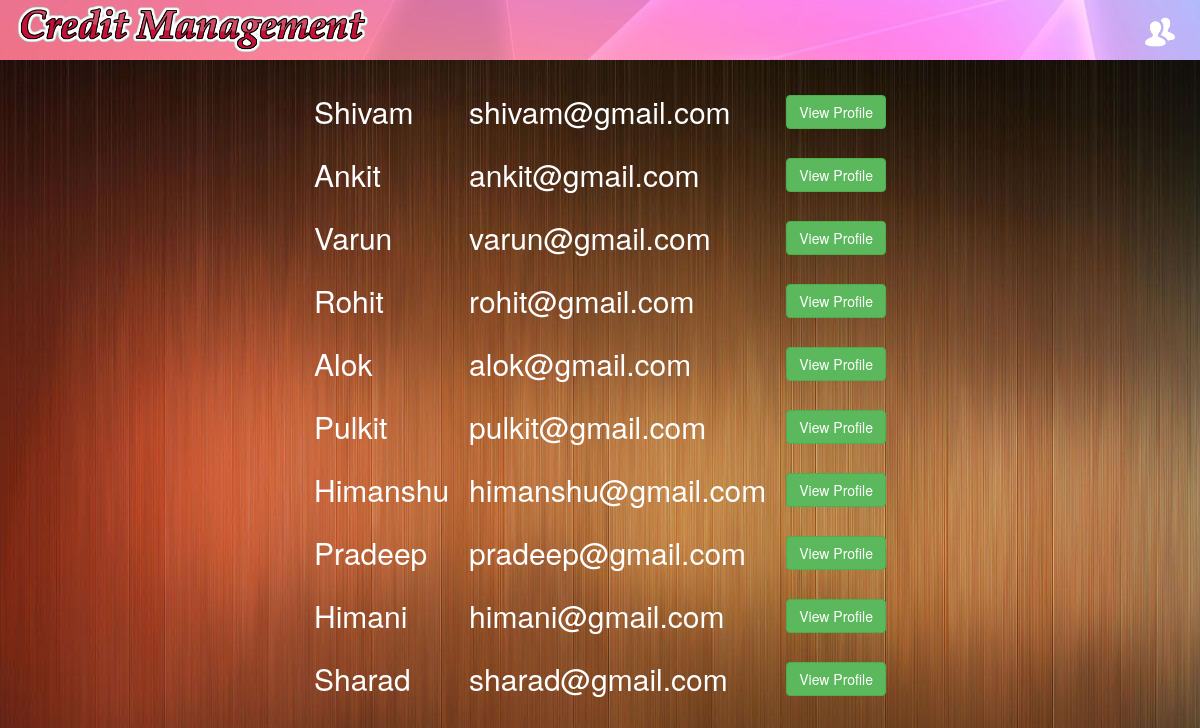
Page /member/ on the committed database.
### Manage/models.py (models this page shows, shortened)
class emp(models.Model):
	name=models.CharField(max_length=30)
	age=models.IntegerField()
	gender=models.CharField(max_length=6)
	email=models.CharField(max_length=50)
	phone=models.IntegerField()
	credit=models.IntegerField()

### Manage/views.py (the view)
# urls.py: url(r'^member/',views.member,name='member'),
def member(request):
    cont={}
    contt={}
    us=emp.objects.all()
    for i in us:
        cont={i.id:{'id':i.id,'name':i.name,'email':i.email}}
        contt.update(cont)
    return render(request,'Manage/member.html',contt)

### Manage/templates/Manage/member.html (shortened to what this page needs)
{% load staticfiles %}
<HTML>
    <HEAD>
        <link rel="stylesheet" href="{% static 'css/dashboard.css' %}">
        <link rel="stylesheet" href="https://maxcdn.bootstrapcdn.com/bootstrap/3.3.7/css/bootstrap.min.css">
    </HEAD>
    <BODY background="{% static '/images/back3.JPG' %}">
          {% include 'Manage/initials/navbar.html' %}
          <div class="container-field">
            <br>
              <table style="font-size:  30; color: white;" align="center" >
                <tr>
                    <td style="padding: 10px;">
                        {% if 1 %}
                            {{ 1.name }}
                        {% endif  %}
                    </td>
                    <td style="padding: 10px;">
                        {% if 1 %}
                            {{ 1.email }}
                        {% endif  %}
                    </td>
                    <td style="padding: 10px;">
                        <button name="next" class="btn action-button btn-success" id="sub1" align="center">View Profile</button>
                    </td>
                </tr>
                <tr>
                    <td style="padding: 10px;">
                        {% if 2 %}
                            {{ 2.name }}
                        {% endif  %}
                    </td>
                    <td style="padding: 10px;">
                        {% if 2 %}
                            {{ 2.email }}
                        {% endif  %}
                    </td>
                    <td style="padding: 10px;">
                        <button name="next" class="btn action-button btn-success" id="sub2" align="center">View Profile</button>
                    </td>
                </tr>
                <tr>
                    <td style="padding: 10px;">
                        {% if 3 %}
                            {{ 3.name }}
                        {% endif  %}
                    </td>
                    <td style="padding: 10px;">
                        {% if 3 %}
                            {{ 3.email }}
                        {% endif  %}
                    </td>
                    <td style="padding: 10px;">
                        <button name="next" class="btn action-button btn-success" id="sub3" align="center">View Profile</button>
                    </td>
                </tr>
                <tr>
                    <td style="padding: 10px;">
                        {% if 4 %}
                            {{ 4.name }}
                        {% endif  %}
                    </td>
                    <td style="padding: 10px;">
                        {% if 4 %}
                            {{ 4.email }}
                        {% endif  %}
                    </td>
                    <td style="padding: 10px;">
                        <button name="next" class="btn action-button btn-success" id="sub4" align="center">View Profile</button>
                    </td>
                </tr>
                <tr>
                    <td style="padding: 10px;">
                        {% if 5 %}
                            {{ 5.name }}
                        {% endif  %}
                    </td>
                    <td style="padding: 10px;">
                        {% if 5 %}
                            {{ 5.email }}
                        {% endif  %}
                    </td>
                    <td style="padding: 10px;">
                        <button name="next" class="btn action-button btn-success" id="sub5" align="center">View Profile</button>
                    </td>
                </tr>
                <tr>
                    <td style="padding: 10px;">
                        {% if 6 %}
                            {{ 6.name }}
                        {% endif  %}
                    </td>
                    <td style="padding: 10px;">
                        {% if 6 %}
                            {{ 6.email }}
                        {% endif  %}
                    </td>
                    <td style="padding: 10px;">
                        <button name="next" class="btn action-button btn-success" id="sub6" align="center">View Profile</button>
                    </td>
                </tr>
                <tr>
                    <td style="padding: 10px;">
                        {% if 7 %}
                            {{ 7.name }}
                        {% endif  %}
                    </td>
                    <td style="padding: 10px;">
                        {% if 7 %}
                            {{ 7.email }}
                        {% endif  %}
                    </td>
                    <td style="padding: 10px;">
                        <button name="next" class="btn action-button btn-success" id="sub7" align="center">View Profile</button>
                    </td>
                </tr>
                <tr>
                    <td style="padding: 10px;">
                        {% if 8 %}
                            {{ 8.name }}
                        {% endif  %}
                    </td>
                    <td style="padding: 10px;">
                        {% if 8 %}
                            {{ 8.email }}
                        {% endif  %}
                    </td>
                    <td style="padding: 10px;">
                        <button name="next" class="btn action-button btn-success" id="sub8" align="center">View Profile</button>
                    </td>
                </tr>
                <tr>
                    <td style="padding: 10px;">
                        {% if 9 %}
                            {{ 9.name }}
                        {% endif  %}
                    </td>
                    <td style="padding: 10px;">
                        {% if 9 %}
                            {{ 9.email }}
                        {% endif  %}
                    </td>
                    <td style="padding: 10px;">
                        <button name="next" class="btn action-button btn-success" id="sub9" align="center">View Profile</button>
                    </td>
                </tr>
                <tr>
                    <td style="padding: 10px;">
                        {% if 10 %}
                            {{ 10.name }}
                        {% endif  %}
                    </td>
                    <td style="padding: 10px;">
                        {% if 10 %}
                            {{ 10.email }}
                        {% endif  %}
                    </td>
                    <td style="padding: 10px;">
                        <button name="next" class="btn action-button btn-success" id="sub10" align="center">View Profile</button>
                    </td>
                </tr>
            </table>
        </div>
    </BODY>
</HTML>

### Manage/templates/Manage/initials/navbar.html (shortened to what this page needs)
{% load staticfiles %}
<div class="header" style="background-image:url({% static '/images/nav4.jpg' %});">
    <img src="{% static '/images/logo3.PNG' %}" style="width: 354px;" align="center">
    <div class="header-right">
        <ul>
            <li class="icons">
                <a href="javascript:void(0)">
                    <img src="{% static '/images/user.png' %}"  width="30px" alt="pic" >
                </a>
            </li>
        </ul>
    </div>
</div>

### rows in the picture
emp: name "Shivam", email "shivam@gmail.com"
emp: name "Ankit", email "ankit@gmail.com"
emp: name "Varun", email "varun@gmail.com"
emp: name "Rohit", email "rohit@gmail.com"
emp: name "Alok", email "alok@gmail.com"
emp: name "Pulkit", email "pulkit@gmail.com"
emp: name "Himanshu", email "himanshu@gmail.com"
emp: name "Pradeep", email "pradeep@gmail.com"
emp: name "Himani", email "himani@gmail.com"
emp: name "Sharad", email "sharad@gmail.com"
